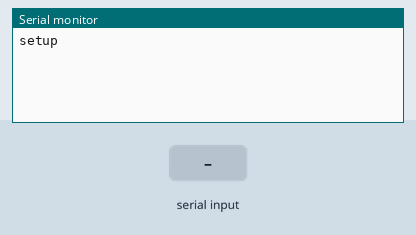
Simulated run of this sketch. Board: ESP32. On the bench: the last lines printed to the serial monitor. The test bench sets the inputs (shaded band).

Above: at 4.2 s.
4.3 s: "1" received over the second serial link
At 5.5 s:
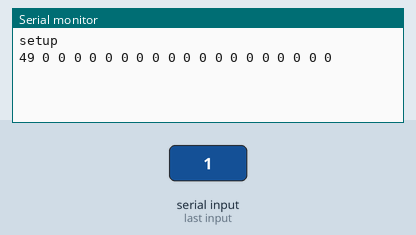
5.8 s: "0" received over the second serial link
At 6.8 s:
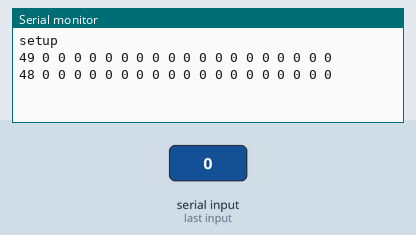
7.3 s: "2" received over the second serial link
At 7.9 s:
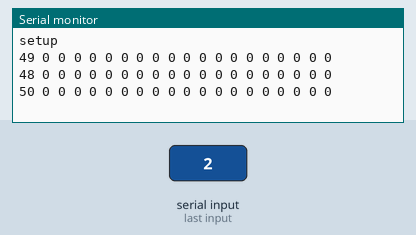

Measured:
- after the input at 4.3 s, the serial monitor: prints a new line at once (image 1)
- after the input at 5.8 s, the serial monitor: prints a new line at once (image 2)
- after the input at 7.3 s, the serial monitor: prints a new line at once (image 3)

The sketch:

main.ino
```cpp
///////////////////////////////////////////////////////////////////////
// ;nextion
///////////////////////////////////////////////////////////////////////
const uint8_t BUFFER_SIZE = 20;
typedef struct nextion_t {
  uint8_t inputs_buff[BUFFER_SIZE];
  uint8_t bytestream_receiving = 0;
  uint32_t bytestream_millis = 0;
  uint32_t bytestream_buff_index = 0;
  int16_t page_old = -1;
  int16_t page_cur = 0;
} nextion_t;
nextion_t nextion = {};

enum Nextion_Pages {
  P_SPLASH,
  P_HOME,
  P_PASSWORD,
  P_SET_OPERATOR,
  P_SET_OZONOGROUP,
  P_POWER,
  P_CAL_EN,
  P_CAL_TIME,
  P_CAL_ADD,
  P_CAL_DEL,
  P_CAL_ADD_ERR_NEG,
  P_CAL_ADD_ERR_OVR,
  P_CLK,
  P_CLK_DATE,
  P_CLK_TIME,
  P_EXT,
  P_SENSOR_ALARM,
  P_OZONE_ALARM,
  P_TEMPERATURE_ALARM,
  P_TEMPERATURE,
  P_CYCLE_CUSTOM,
  P_CYCLE_CUSTOM_OPERATION_NUM,
};

void setup()
{
  Serial.begin(9600);

  // NEXTION INIT
  Serial2.begin(9600, SERIAL_8N1, 27, 14);
  delay(3000);
  nextion.page_cur = 1;
  Serial.println("setup");

}

void loop()
{
  nextion_manager();

}
```

nextion.ino
```cpp
void nextion_debug_serial()
{
  for (int i = 0; i < BUFFER_SIZE; i++)
  {
    Serial.print(nextion.inputs_buff[i]);
    Serial.print(" ");
  }
  Serial.println();
}

void nextion_clear_buffer()
{
  for (int i = 0; i < BUFFER_SIZE; i++)
  {
    nextion.inputs_buff[i] = 0;
  }
}

void nextion_inputs()
{
  if (Serial2.available())
  {
    nextion.bytestream_receiving = 1;
    nextion.inputs_buff[nextion.bytestream_buff_index] = Serial2.read();
    if (nextion.bytestream_buff_index < BUFFER_SIZE)
    {
      nextion.bytestream_buff_index++;
    }
    nextion.bytestream_millis = millis();
  }
  if (nextion.bytestream_receiving == 1)
  {
    if ((millis() - nextion.bytestream_millis) > 10)
    {
      nextion.bytestream_receiving = 0;
      nextion.bytestream_buff_index = 0;
      nextion_eval_serial();
      nextion_debug_serial();
      nextion_clear_buffer();
    }
  }
}

void nextion_eval_serial()
{
}

void nextion_update()
{
  uint8_t force_refresh = 0;
  if (nextion.page_old != nextion.page_cur)
  {
    nextion.page_old = nextion.page_cur;
    force_refresh = 1;
  }
  /**/ if (nextion.page_cur == P_HOME)                        nextion_update_page_home(force_refresh);
}

////////////////////////////////////////////////////////
// ;home
////////////////////////////////////////////////////////
void nextion_update_page_home(uint8_t force_refresh)
{
  if (force_refresh)
  {
    uint8_t _buffer[] = { 0x70, 0x61, 0x67, 0x65, 0x20, 0x70, 0x5F, 0x68, 0x6F, 0x6D, 0x65, 0xff, 0xff, 0xff };
    for (uint8_t i = 0; i < sizeof(_buffer) / sizeof(uint8_t); i++)
    {
      Serial2.write(_buffer[i]);
    }
  }
}

void nextion_manager()
{
  nextion_inputs();
  nextion_update();
}
```
